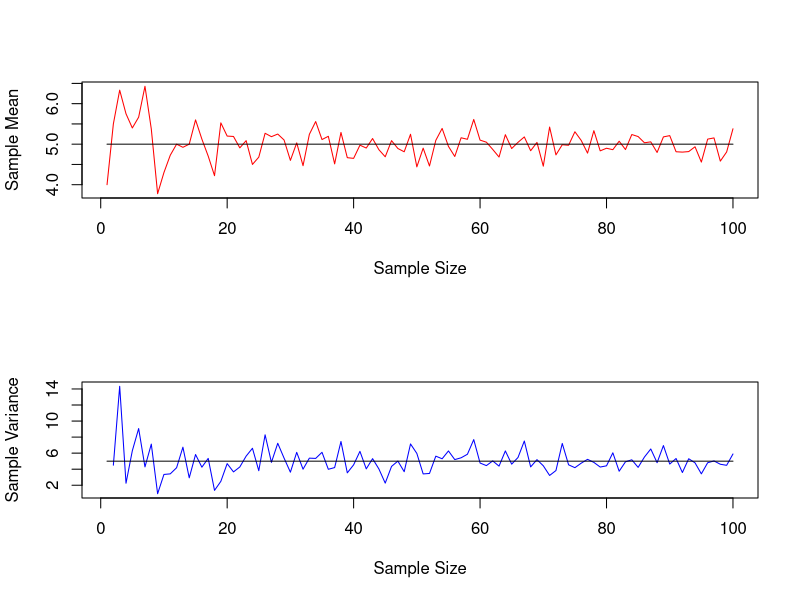
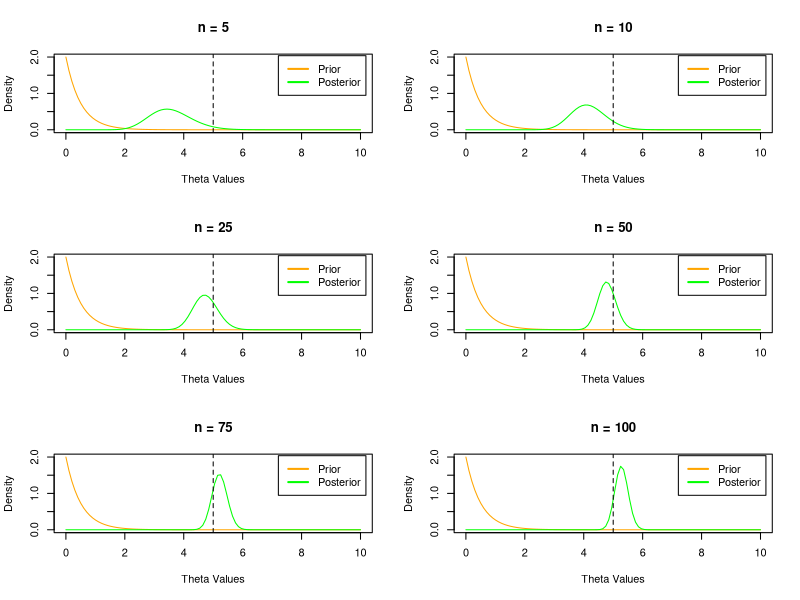

R code for these plots, in order:
## ---- chunk 1
n <- 100
theta <- 5
set.seed(123)
mean_estimate <- c()
var_estimate <- c()
for (i in 1:n){
  y <- rpois(i,theta)
  mean_estimate <- c(mean_estimate,mean(y))
var_estimate <- c(var_estimate,var(y))
}
par(mfrow = c(2,1))
plot(1:n,mean_estimate,col = 'red',type = 'l',xlab = 'Sample Size',
     ylab = 'Sample Mean')
lines(1:n,rep(theta,n),col = 'black')
plot(1:n,var_estimate,col = 'blue',type = "l",xlab = 'Sample Size',
     ylab = 'Sample Variance')
lines(1:n,rep(theta,n),col = 'black')
## ---- chunk 2
a <- 1
b <- 2
theta <- seq(0,10,length = 100)
par(mfrow = c(3,2))
for (i in c(5,10,25,50,75,100)){
  prior <- dgamma(theta,shape = a, rate = b)
  posterior <- dgamma(theta,shape = a + sum(y[1:i]), rate = b + i)
  plot(theta,prior, type = 'l', col = 'orange', xlab = 'Theta Values',
       ylab = 'Density',
       main = paste('n = ',i,sep = ''))
  lines(theta,posterior,col = 'green')
  abline(v = 5, lty = 2)
  legend('topright', inset = .02, legend = c('Prior', 'Posterior'),
         col = c('orange', 'green'), lwd = 2)
}
